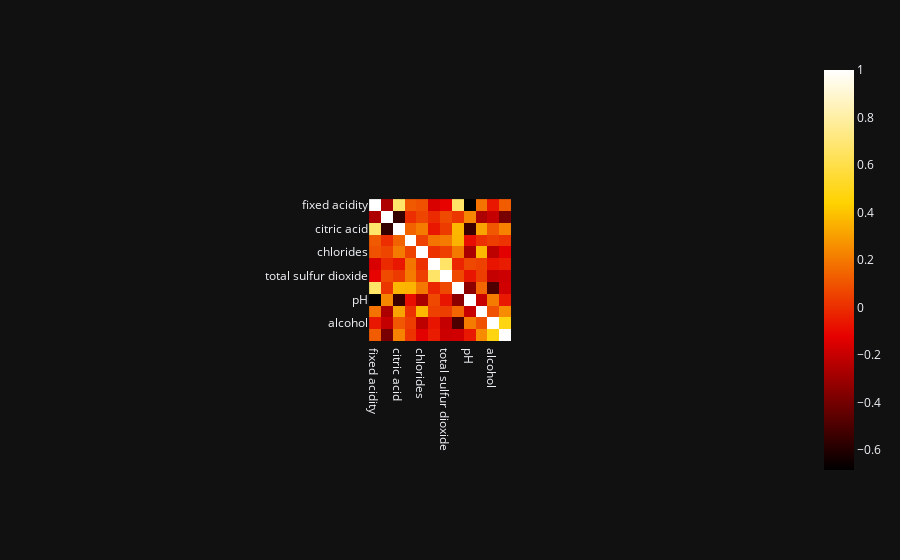

Notebook code cell kept with this figure:
### Code cell
fig = px.imshow(df.corr(),color_continuous_scale="hot")
fig.update_layout(height=750)
fig.show()

### Figure 1 — Plotly figure (JSON) as saved in the notebook; plotly's stock layout.template omitted (floating-point values rounded to 4 significant figures; data arrays with more than 128 entries replaced by an {"elided": "..."} marker saying what was removed)
{"data": [{"coloraxis": "coloraxis", "hovertemplate": "x: %{x}<br>y: %{y}<br>color: %{z}<extra></extra>", "name": "0", "type": "heatmap", "x": ["fixed acidity", "volatile acidity", "citric acid", "residual sugar", "chlorides", "free sulfur dioxide", "total sulfur dioxide", "density", "pH", "sulphates", "alcohol", "quality"], "xaxis": "x", "y": ["fixed acidity", "volatile acidity", "citric acid", "residual sugar", "chlorides", "free sulfur dioxide", "total sulfur dioxide", "density", "pH", "sulphates", "alcohol", "quality"], "yaxis": "y", "z": {"elided": "12x12 float values"}}], "layout": {"autosize": true, "coloraxis": {"colorscale": [[0, "rgb(0, 0, 0)"], [0.3333, "rgb(230,0,0)"], [0.6667, "rgb(255,210,0)"], [1, "rgb(255,255,255)"]]}, "margin": {"t": 60}, "xaxis": {"anchor": "y", "autorange": true, "constrain": "domain", "domain": [0.4015, 0.5985], "range": [-0.5, 11.5], "scaleanchor": "y", "type": "category"}, "yaxis": {"anchor": "x", "autorange": true, "constrain": "domain", "domain": [0, 1], "range": [11.5, -0.5], "type": "category"}}}
